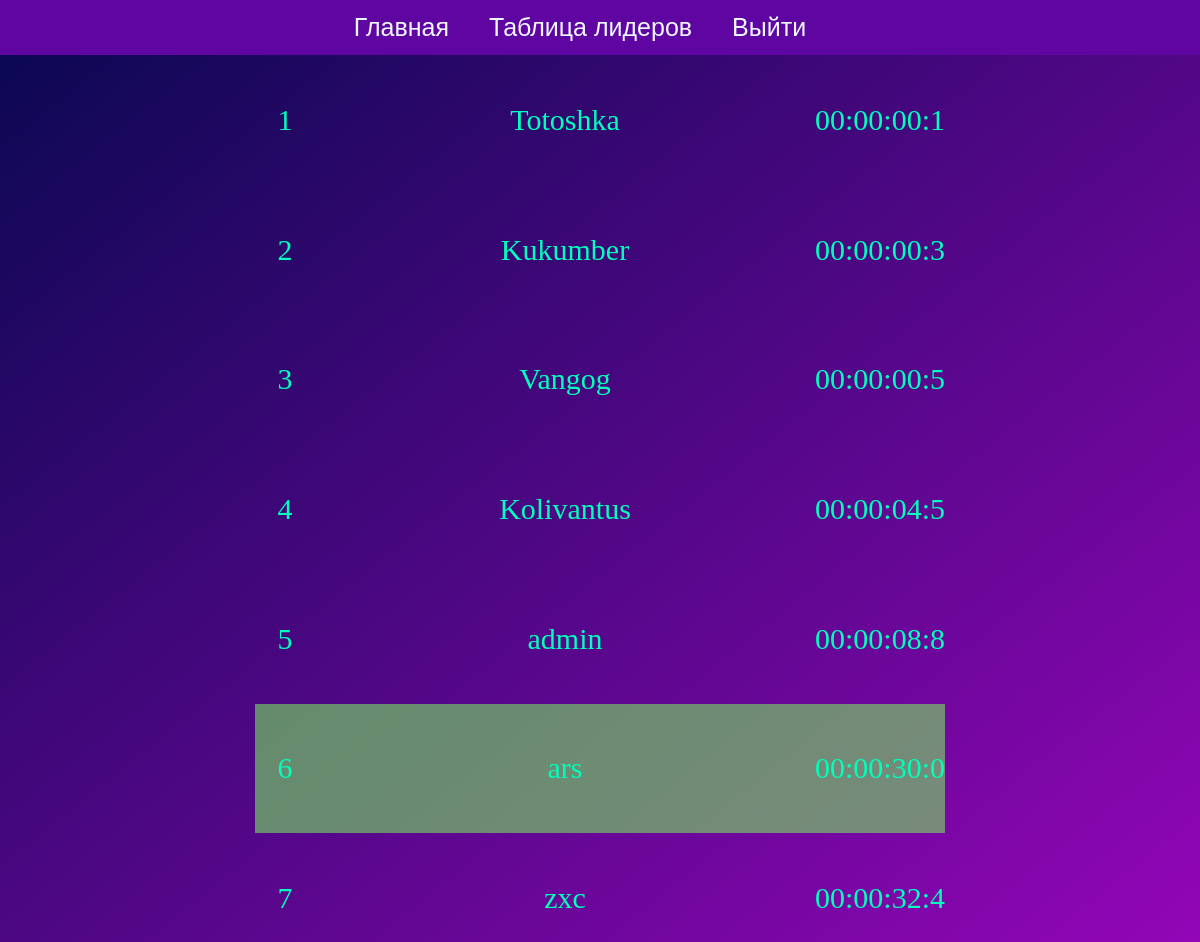
The app's page /leaders/ (signed in) with its own data.
### users/models.py (models this page shows)
class User(AbstractUser):
    milliseconds = models.PositiveIntegerField(blank=True, null=True)
    def get_time(self):
        milliseconds = self.milliseconds
        seconds = int(milliseconds / 10)
        minutes = int(seconds / 60)
        hours = int(minutes / 60)
        minutes %= 60
        seconds %= 60
        milliseconds %= 10
        return f"{hours:02}:{minutes:02}:{seconds:02}:{milliseconds}"

### cube/views.py (the view)
# urls.py: path('leaders/', leaders, name='leaders'),
def leaders(request):
    users = User.objects.filter(milliseconds__isnull=False).order_by('milliseconds')
    positions, usernames, times = [], [], []
    position = 0
    for i, user in enumerate(users[:10], start=1):
        positions.append(i)
        usernames.append(user.username)
        times.append(user.get_time())
        if request.user == user:
            position = i
    user = request.user
    if not user.is_anonymous and user.milliseconds:
        if position == 0 or position > 10:
            positions.pop()
            usernames.pop()
            times.pop()
            position = users.filter(milliseconds__lte=user.milliseconds).count()  # получить место текущего пользователя
            positions.append(position)
            usernames.append(user.username)
            times.append(user.get_time())
    context = {
        'leaders': zip(positions, usernames, times),
        'user_position': position,
    }
    return render(request, 'cube/leaders.html', context)

### cube/templates/cube/leaders.html (shortened to what this page needs)
{% load static %}
<!DOCTYPE html>
<html lang="ru">
<head>
    <link rel="stylesheet" type="text/css" href="{% static 'css/style.css' %}">
    <link rel="stylesheet" type="text/css" href="{% static 'css/lead_style.css' %}">
</head>
<body>
    {% include 'cube/menu.html' %}
    <table>
        {% for position, username, time in leaders %}
            {% if forloop.counter == 10 and user_position > 9 or forloop.counter == user_position %}
                <tr class="leader" style="background-color: rgba(120,234,94,0.58)">
                    <td class="pos">{{ user_position }}</td>
                    <td class="nick">{{ user.username }}</td>
                    <td class="time">{{ time }}</td>
                </tr>
            {% else %}
                <tr class="leader">
                    <td class="pos">{{ position }}</td>
                    <td class="nick">{{ username }}</td>
                    <td class="time">{{ time }}</td>
                </tr>
            {%  endif %}
        {% endfor %}
    </table>
</body>
</html>

### cube/static/css/style.css (style rules this page uses)
* { margin: 0; padding: 0; }
body { background: #04021E; }

### cube/static/css/lead_style.css (style rules this page uses)
body { background: linear-gradient(to bottom right, #080850, rgb(148, 6, 184)); }
table { margin: 0 auto; text-align: center; color: rgb(0, 255, 187); font-size: 30px; padding: 16px; border-collapse: collapse; border-radius: 50px; height: 908px; }
.leader { height: 10%; }
td { width: 70px; }
.pos { width: 60px; }
.nick { width: 500px; }

### records on screen
User: leaders "Totoshka"
User: leaders "Kukumber"
User: leaders "Vangog"
User: leaders "Kolivantus"
User: leaders "admin"
User: username "ars"
User: leaders "zxc"

### other values on screen
{{ position }} "1" "2" "3" "4" "5" "7"
{{ time }} "00:00:00:1" "00:00:00:3" "00:00:00:5" "00:00:04:5" "00:00:08:8" "00:00:32:4"
{{ user_position }} "6"
{{ time }} "00:00:30:0"
